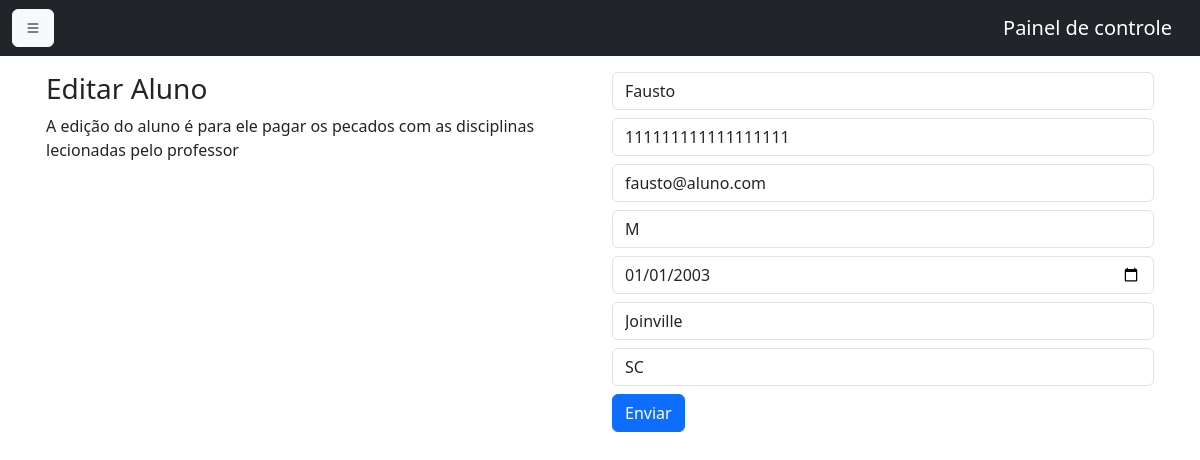
The page /alunos/edit_aluno.php?idAluno=2 on the database its author committed.
### tables this page shows
CREATE TABLE `alunos` (
  `id` int(11) NOT NULL,
  `nome` varchar(100) NOT NULL,
  `documento` char(18) NOT NULL,
  `email` varchar(100) NOT NULL,
  `sexo` char(1) NOT NULL,
  `dataNascimento` date NOT NULL,
  `cidade` varchar(50) NOT NULL,
  `estado` char(2) NOT NULL
);

### alunos/edit_aluno.php (the view, shortened to what this page needs)
<?php
include("../header_dash.php");
include("../config/connection.php");
$idAluno = $_GET['idAluno'];
$sql = "SELECT * FROM alunos WHERE id = $idAluno";
$resultado = $pdo->query($sql);
$resultado = $resultado->fetch(PDO::FETCH_ASSOC);
?>
<div class="container p-3">
    <div>
        <div class="row">
            <div class="col-md-6">
                <h3>Editar Aluno</h3>
                <p>A edição do aluno é para ele pagar os pecados com as disciplinas lecionadas pelo professor</p>
            </div>
            <div class="col-md-6">
                <form action="" method="post" enctype="multipart/form-data">
                    <div>
                        <label for="nome" class="form-label w-100">
                            <input class="form-control" type="text" name="form_nome" placeholder="Nome do Aluno" id="nome" value="<?php echo $resultado['nome']; ?>" required>
                        </label>
                    </div>
                    <div>
                        <label for="documento" class="form-label w-100">
                            <input class="form-control" type="text" name="form_documento" placeholder="Documento do Aluno" id="documento" value="<?php echo $resultado['documento']; ?>" required>
                        </label>
                    </div>
                    <div>
                        <label for="email" class="form-label w-100">
                            <input class="form-control" type="email" name="form_email" placeholder="Email do Aluno" id="email" value="<?php echo $resultado['email']; ?>" required>
                        </label>
                    </div>
                    <div>
                        <label for="sexo" class="form-label w-100">
                            <input class="form-control" type="text" name="form_sexo" placeholder="Sexo" id="sexo" value="<?php echo $resultado['sexo']; ?>" required>
                        </label>
                    </div>
                    <div>
                        <label for="dataNascimento" class="form-label w-100">
                            <input class="form-control" type="date" name="form_dataNascimento" placeholder="Data de Nascimento" id="dataNascimento" value="<?php echo $resultado['dataNascimento']; ?>" required>
                        </label>
                    </div>
                    <div>
                        <label for="cidade" class="form-label w-100">
                            <input class="form-control" type="text" name="form_cidade" placeholder="Cidade" id="cidade" value="<?php echo $resultado['cidade']; ?>" required>
                        </label>
                    </div>
                    <div>
                        <label for="estado" class="form-label w-100">
                            <input class="form-control" type="text" name="form_estado" placeholder="Estado (Sigla)" id="estado" value="<?php echo $resultado['estado']; ?>" required>
                        </label>
                    </div>
                    <input type="submit" class="btn btn-primary" value="Enviar">
                </form>
            </div>
        </div>
    </div>
</div>
<?php
include("../footer_dash.php");
?>

### rows shown on the page
alunos: form_nome "Fausto", form_documento "111111111111111111", form_email "fausto@aluno.com", form_sexo "M", form_dataNascimento "01/01/2003", form_cidade "Joinville", form_estado "SC"
